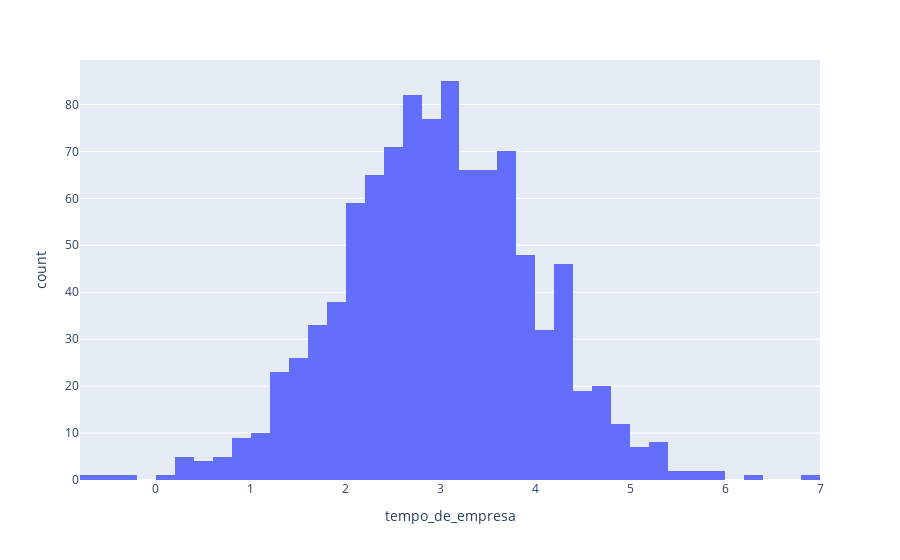

Source (notebook cell):
### Code cell
# Definindo o tempo médio de empresa
average_time = 3
sd_time = 1

# Criando uma amostra de tempos de empresa
company_time = np.random.normal(average_time, sd_time, len(dataset))

# Adicionando ao dataset
dataset['tempo_de_empresa'] = company_time

# Plotando
fig = px.histogram(dataset, x = "tempo_de_empresa")
fig.show()

### Figure 1 — Plotly figure (JSON) as saved in the notebook; plotly's stock layout.template omitted (floating-point values rounded to 4 significant figures; data arrays with more than 128 entries replaced by an {"elided": "..."} marker saying what was removed)
{"data": [{"alignmentgroup": "True", "bingroup": "x", "hovertemplate": "tempo_de_empresa=%{x}<br>count=%{y}<extra></extra>", "legendgroup": "", "marker": {"color": "#636efa"}, "name": "", "offsetgroup": "", "orientation": "v", "showlegend": false, "type": "histogram", "x": {"elided": "998 float values"}, "xaxis": "x", "yaxis": "y"}], "layout": {"autosize": true, "barmode": "relative", "legend": {"tracegroupgap": 0}, "margin": {"t": 60}, "xaxis": {"anchor": "y", "autorange": true, "domain": [0, 1], "range": [-0.8, 7], "title": {"text": "tempo_de_empresa"}, "type": "linear"}, "yaxis": {"anchor": "x", "autorange": true, "domain": [0, 1], "range": [0, 89.47], "title": {"text": "count"}}}}
